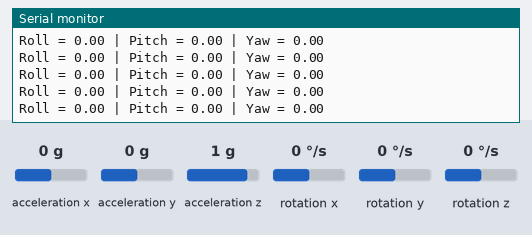
Simulated run of this sketch. Board: Arduino Uno, built with avr-gcc and run on an emulated ATmega328P. On the bench: the last lines printed to the serial monitor. The inputs (shaded band) are chosen by the test bench; at power-on: acceleration x 0 g, acceleration y 0 g, acceleration z 1 g, rotation x 0 °/s, rotation y 0 °/s, rotation z 0 °/s.

Above: at 1.2 s.
1.3 s: acceleration x set to -1.4 g
At 1.42 s:
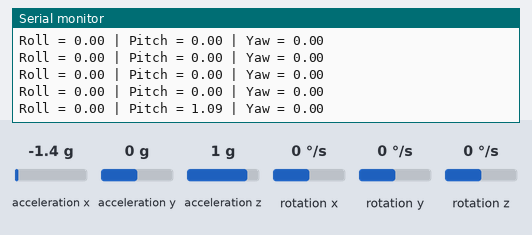
4.3 s: acceleration y set to -1.4 g
At 4.33 s:
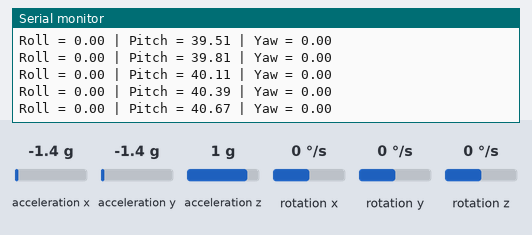
7.3 s: acceleration z set to -1.4 g
At 7.34 s:
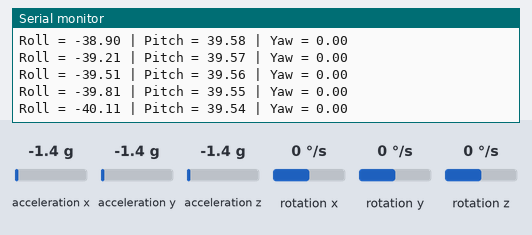
10.3 s: rotation x set to 100 °/s
At 10.33 s:
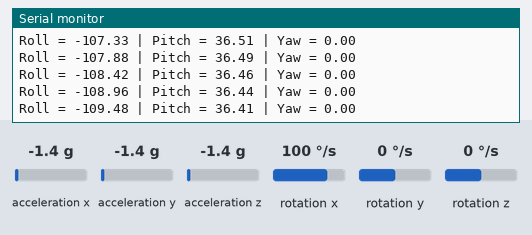
13.3 s: rotation y set to -192 °/s
At 13.31 s:
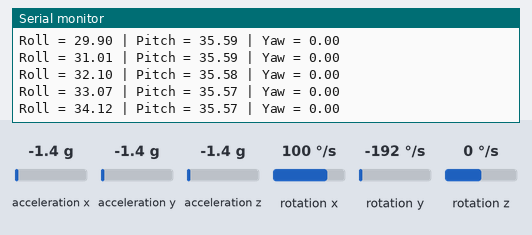
16.3 s: rotation z set to -192 °/s
At 16.33 s:
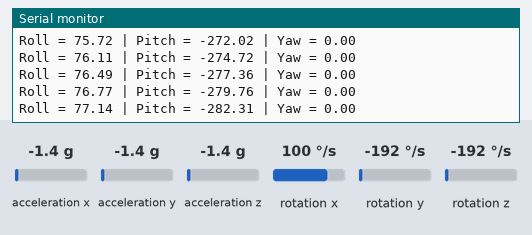
Timing chart, 0 to 19.3 s (numbered marks = the images above; inputs shaded):
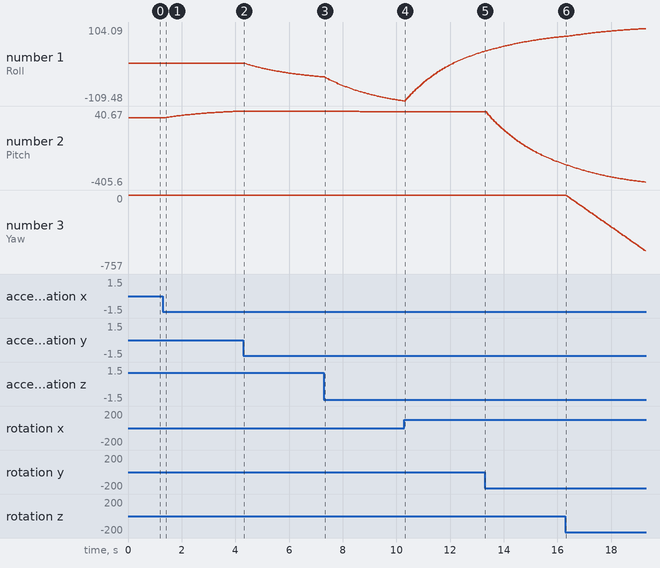

The sketch:

MPU_ANGLES_CODE.ino
```cpp
#include <Wire.h>
#include <MPU6050.h>
#include <math.h>

MPU6050 mpu;

unsigned long lastTime;
float dt;


// Roll, Pitch, Yaw intalize

float angleX = 0, angleY = 0, angleZ = 0;

//rates intialize
float gyroXrate, gyroYrate, gyroZrate;

void setup() {
  Serial.begin(9600);
  Wire.begin();
  mpu.initialize();

//MPU connection
  if (mpu.testConnection()) {
    Serial.println("MPU6050 connection successful");
  } else {
    Serial.println("MPU6050 connection failed");
  }

  lastTime = millis();
}

void loop() {
  int16_t ax, ay, az;
  int16_t gx, gy, gz;
  mpu.getMotion6(&ax, &ay, &az, &gx, &gy, &gz);

  unsigned long now = millis();
  dt = (now - lastTime) / 1000.0;
  lastTime = now;

  // Accelerometer angles
float accXangle = atan2(ay, az) * 180 / PI;
float accYangle = 0;

float denom = sqrt((long)ay * ay + (long)az * az);
if (denom != 0) {
  accYangle = atan2(-ax, denom) * 180 / PI;
}
  //rates (deg/sec)
  gyroXrate = gx / 131.0;
  gyroYrate = gy / 131.0;
  gyroZrate = gz / 131.0;

  //Complementary filter (Roll & Pitch)
  angleX = 0.98 * (angleX + gyroXrate * dt) + 0.02 * accXangle;
  angleY = 0.98 * (angleY + gyroYrate * dt) + 0.02 * accYangle;

  // Yaw from gyro only (not most acurate)
  angleZ += gyroZrate * dt;

  //results
  Serial.print("Roll = "); Serial.print(angleX);
  Serial.print(" | Pitch = "); Serial.print(angleY);
  Serial.print(" | Yaw = "); Serial.println(angleZ);

  delay(10);

//MPU reconnecting
   while(!mpu.testConnection()){
Serial.println("MPU6050 connection failed Reconnecting");
mpu.initialize();
}
}
```

Measured:
- after the input at 1.3 s, the serial monitor: prints a new line after 0.10 s (image 1)
- plotted number 2: 0 → 40.39 after the input at 1.3 s
